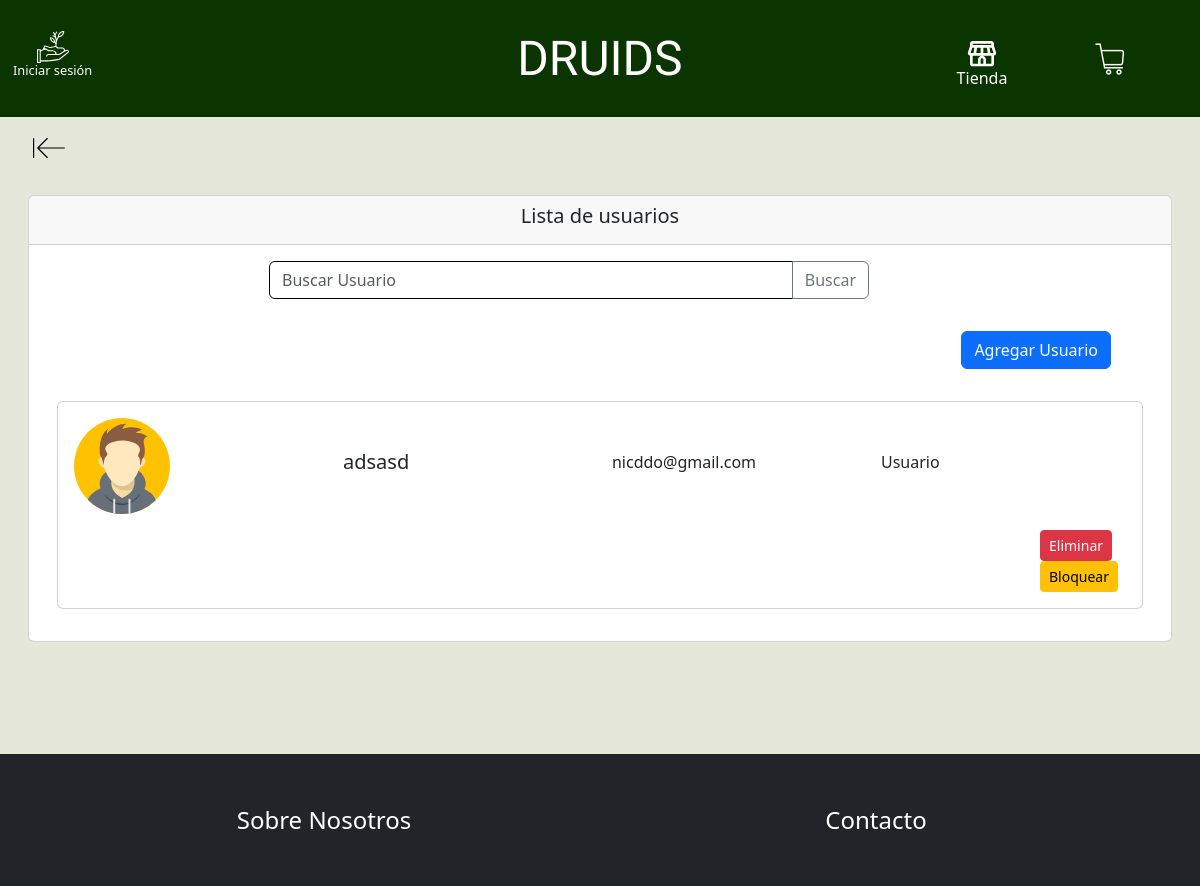
Page /listaUsuarios/ on the earlier database version.
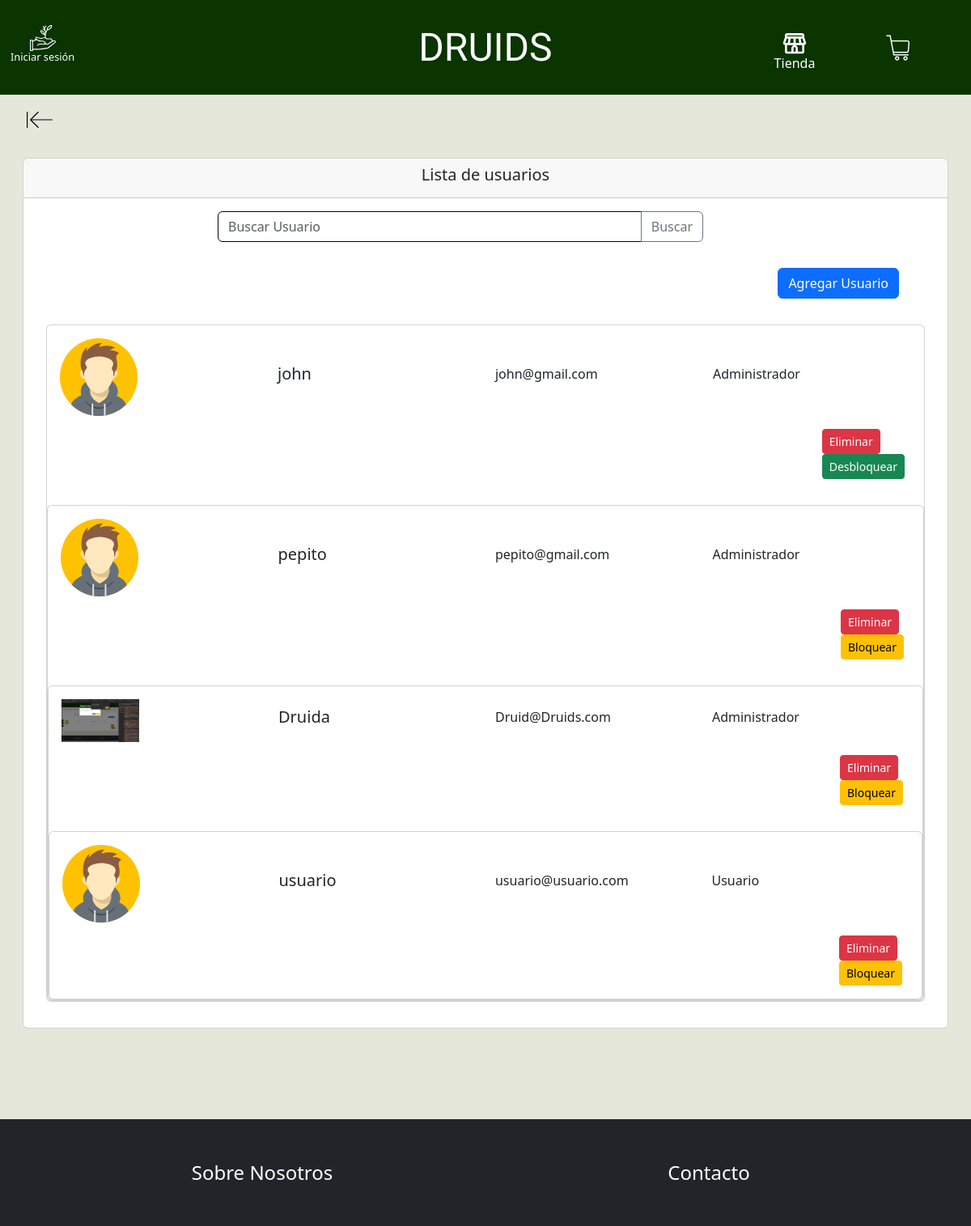
Same page on the later database version.
### Druids/models.py (models this page shows, shortened)
class Usuario(models.Model):
    usuario = models.OneToOneField(User, on_delete=models.CASCADE)
    nombre_usuario = models.CharField(max_length=50, unique=True, verbose_name="Nombre de usuario")
    rut = models.CharField(max_length=10, unique=True, verbose_name="RUT", blank=True, null=True)
    correo = models.EmailField(unique=True, verbose_name="Correo Electrónico")
    foto_perfil = models.ImageField(upload_to='usuarios/', blank=True, null=True, verbose_name="Foto de perfil")
    direccion = models.CharField(max_length=255, blank=True, null=True, verbose_name="Dirección")
    rol = models.CharField(max_length=20, choices=[('Administrador', 'Administrador'), ('Usuario', 'Usuario')], verbose_name="Rol")

### Druids/views.py (the view)
# urls.py: path('listaUsuarios/', listaUsuarios, name='listaUsuarios'),
def listaUsuarios(request):
    if request.method == 'POST':
        form = RegistroAdminForm(request.POST)
        if form.is_valid():
            user = form.save(commit=False)
            rol = form.cleaned_data.get('rol')
            if rol == 'Administrador':
                user.is_superuser = True
                user.is_staff = True
            else:
                user.is_superuser = False
                user.is_staff = False
            user.save()
            print("User saved successfully")
            usuario = Usuario(
                usuario=user,
                nombre_usuario=form.cleaned_data.get('username'),
                correo=form.cleaned_data.get('email'),
                rol=rol
            )
            usuario.save()
            print("Usuario saved successfully")
            return redirect('listaUsuarios')
        else:
            print("Formulario no válido")
            print(form.errors)
    else:
        form = RegistroAdminForm()
    usuarios = Usuario.objects.all()
    data = {
        'usuarios': usuarios,
        'form': form
    }
    return render(request, 'Druids/listaUsuarios.html', data )

### Druids/forms.py
class RegistroAdminForm(UserCreationForm):
    email = forms.EmailField(required=True)
    rol = forms.ChoiceField(label='Rol', choices=[('Administrador', 'Administrador'), ('Usuario', 'Usuario')])
    class Meta:
        model = User
        fields = ['username', 'email', 'password1', 'password2', 'rol']

### Druids/templates/Druids/listaUsuarios.html (shortened to what this page needs)
{% extends 'Druids/base.html' %}
{% load static %}
{% load crispy_forms_tags %}
{% block contenido %}
<link rel="stylesheet" href="{% static 'Druids/css/listaUsuarios.css' %}">
<main>
    <section class="d-flex justify-content-start">
        <div class="container m-2">
            <a href="{% url 'index' %}" class="btn boton-volver"><img
                    src="{% static 'Druids/img/back-svgrepo-com.svg' %}" alt=""></a>
        </div>
    </section>
    <div class="container-fluid Historial">
        <div class="card m-3">
            <div class="card-header d-flex justify-content-center">
                <h5>Lista de usuarios</h5>
            </div>
            <div class="input-group mt-3 buscador">
                <input type="text" class="form-control" placeholder="Buscar Usuario">
                <button class="btn btn-outline-secondary" type="button">Buscar</button>
            </div>
            <div class="contenedor-boton-agregar">
                <button class="btn btn-primary mt-3" id="boton-agregar-usuario" type="button" data-bs-toggle="modal"
                    data-bs-target="#ModalAgregar">Agregar Usuario</button>
            </div>
            <div class="card-body">
                <div class="container-fluid mt-3">
                    <div class="col-12 mb-3">
                        {% for usuario in usuarios %}
                        <div class="card mt-3">
                            <div class="card-body row d-flex align-items-center">
                                {% if usuario.foto_perfil %}
                                <div class="col-md-3 contenedor-imagen">
                                    <img class="imagenPerfil" src="{{ usuario.foto_perfil.url }}"
                                        alt="imagen de perfil">
                                </div>
                                {% else %}
                                <div class="col-md-3 contenedor-imagen">
                                    <img class="imagenPerfil" src="{% static 'Druids/img/avatar.svg' %}"
                                        alt="imagen de perfil">
                                </div>
                                {% endif %}
                                <div class="col-sm-12 col-md-9">
                                    <div class="row contenedor-informacion">
                                        <div class="col-sm-4">
                                            <h5 class="card-title ">{{ usuario.nombre_usuario }}</h5>
                                        </div>
                                        <div class="col-sm-4">
                                            <p class="card-text">{{ usuario.correo }}</p>
                                        </div>
                                        <div class="col-sm-4">
                                            <p class="card-text">{{ usuario.rol }}</p>
                                        </div>
                                    </div>
                                </div>
                                <div class="col-12 mt-3">
                                    <div class="row d-flex justify-content-end botones-usuarios">
                                        <div class="col-sm-auto">
                                            <a href="#" class="btn btn-sm btn-danger me-2"
                                                data-bs-toggle="modal" data-bs-target="#ModalEliminar"
                                                data-id="{{ usuario.id }}"
                                                data-nombre="{{ usuario.nombre_usuario }}">Eliminar</a>
                                            {% if usuario.usuario.is_active %}
                                            <div class="col-sm-auto"> <a href="#" class="btn btn-sm btn-warning me-2"
                                                    data-bs-toggle="modal" data-bs-target="#ModalBloquear" data-id="{{ usuario.id }}" data-nombre="{{ usuario.nombre_usuario }}">Bloquear</a>
                                            </div>
                                            {% else %}
                                            <div class="col-sm-auto"> <a href="#" class="btn btn-sm btn-success me-2"
                                                    data-bs-toggle="modal"
                                                    data-bs-target="#ModalDesbloquear" data-id="{{ usuario.id }}" data-nombre="{{ usuario.nombre_usuario }}">Desbloquear</a>
                                            </div>
                                            {% endif %}
                                        </div>
                                    </div>
                                </div>
                            </div>
                            {% endfor %}
                        </div>
                    </div>
                </div>
            </div>
        </div>
</main>
{% endblock %}

### Druids/templates/Druids/base.html (shortened to what this page needs)
{% load static %}
{% load crispy_forms_tags %}
<!DOCTYPE html>
<html>
<head>
    <link href="https://cdn.jsdelivr.net/npm/bootstrap@5.3.3/dist/css/bootstrap.min.css" rel="stylesheet" />
    <link rel="stylesheet" href="{% static 'Druids/css/navbar.css' %}" />
    <link rel="stylesheet" href="{% static 'Druids/css/sidenav.css' %}" />
    <link rel="stylesheet" href="{% static 'Druids/css/footer.css' %}" />
    <link rel="stylesheet" href="{% static 'Druids/css/base.css' %}" />
</head>
<header>
    <nav class="navbar navbar-expand-sm row">
        <div id="espacio-sesion" class="col-3 d-flex justify-content-start">
            <div id="boton-perfil">
                {% if user.is_authenticated %}
                <div class="dropdown">
                    <button class="btn" type="button" id="perfilDropdown" data-bs-toggle="dropdown" aria-expanded="false">
                        <img class="img-fluid profile" src="{% static 'Druids/img/perfil.png' %}" alt="Perfil" />
                    </button>
                    <ul class="dropdown-menu" aria-labelledby="perfilDropdown">
                        <li><a class="dropdown-item fs-5" href="{% url 'perfil' %}">Perfil</a></li>
                        <li><a class="dropdown-item fs-5" href="{% url 'historialCompra' %}">Historial de compras</a></li>
                        <li><a class="dropdown-item fs-5" href="{% url 'cerrarSesion' %}">Cerrar Sesión</a></li>
                    </ul>
                </div>
                    {% if user.is_superuser %}
                    <div id="mySidenav" class="sidenav">
                        <a class="d-flex justify-content-end " href="{% url 'inventario' %}" id="inventario"><img id="img-inventario"
                                src="{% static 'Druids/img/inventario.svg' %}" alt="inventario">
                            <h2 class="text-sidebar" id="text-inventario">Inventario</h2>
                        </a>
                        <a class="d-flex justify-content-end " href="{% url 'pedidos'  %}" id="pedidos"><img id="img-pedidos"
                                src="{% static 'Druids/img/pedidos.svg' %}" alt="pedidos">
                            <h2 class="text-sidebar" id="text-pedidos">Pedidos</h2>
                        </a>
                        <a class="d-flex justify-content-end " href="{% url 'listaUsuarios' %}" id="usuarios"><img id="img-usuarios"
                                src="{% static 'Druids/img/usuarios.svg' %}" alt="usuarios">
                            <h2 class="text-sidebar" id="text-usuarios">Usuarios</h2>
                        </a>
                    </div>
                    {% endif %}
                {% else %}
                <div>
                    <a id="boton-inicio-sesion" class="btn" href="{% url 'iniciarSesion' %}">
                        <h6 id="text-boton-inicio-sesion"><img id="img-iniciar-sesion" src="{% static 'Druids/img/iniciar-sesion1.svg' %}" alt="Iniciar Sesión"><br />Iniciar sesión</h6>
                    </a>
                </div>
                {% endif %}
            </div>
        </div>
        <div class="col-6 d-flex justify-content-center">
            <a class="navbar-brand" href="{% url 'index' %}">DRUIDS</a>
        </div>
        <div class="col-3 d-flex contenedor-botones">
            <div class="row d-flex container">
                <button class="btn boton-tienda col">
                    <a class="btn" href="{% url 'listadoProductos' 'todos' %}">
                        <img class="img-fluid" src="{% static 'Druids/img/iconoTienda.svg' %}" alt="Tienda">
                        <h1 class="fs-6">Tienda</h1>
                    </a>
                </button>
                <button type="button" class="btn col">
                    <a href="{% url 'carrito' %}">
                        <img class="shopping-cart" src="{% static 'Druids/img/carrito-de-compras.png' %}">
                    </a>
                </button>
            </div>
        </div>
    </nav>
</header>
<body>
    {% block contenido %}
    {% endblock %}
</body>
<div class="separador">
</div>
<footer class="p-5 bg-dark text-white">
    <div class="container">
        <div class="row">
            <div class="col-12 col-md-6">
                <a class="text-white fs-4" style="text-decoration: none !important;" href="{% url 'sobreNosotros' %}">Sobre Nosotros</a>
            </div>
            <div class="col-12 col-md-6">
                <a class="text-white fs-4" style="text-decoration: none !important;" href="{% url 'contacto' %}">Contacto</a>
            </div>
        </div>
    </div>
</footer>
</html>

### Druids/static/Druids/css/navbar.css (style rules this page uses)
.navbar { background-color: #0A3400; }
.navbar-brand { font-family: 'rowdies', cursive; font-size: 3rem; margin: auto; color: #FFFFFF; }
.shopping-cart { width: 2rem; margin: 0 1rem; }
.form-control { border-color: black; }
#text-boton-inicio-sesion { color: white; font-size: 0.8rem; }
#img-iniciar-sesion { width: 2rem; }

### Druids/static/Druids/css/footer.css (style rules this page uses)
footer { background-color:#2b2b2b ; color: white; text-align: center; bottom: 0; width: 100%; }

### Druids/static/Druids/css/base.css (style rules this page uses)
body { background-color: #e5e7da; }
.contenedor-botones button { margin: 0.5rem; }
.boton-tienda { align-self: flex-end; color: #FFFFFF; border: none; border-radius: 5px; width: 0.7rem; height: auto; }
.boton-tienda img { position: relative; top: 0.5rem; width: 2rem; height: auto; }
.boton-tienda .fs-6 { position: relative; top: 0.5rem; color: #FFFFFF; }
.separador { height: 6rem; }

### Druids/static/Druids/css/listaUsuarios.css (style rules this page uses)
.contenedor-boton-agregar { display: flex; justify-content: flex-end; margin-right: 5vw; margin-top: 1rem; }
.boton-volver img { width: 2rem; height: 2rem; }
.imagenPerfil { max-width: 6rem; }
.buscador { margin-left: 20vw; max-width: 50vw; }

Differences in the rows shown:
removed Usuario: nombre_usuario "adsasd", correo "nicddo@gmail.com", rol "Usuario"
added Usuario: nombre_usuario "john", correo "john@gmail.com", rol "Administrador"
added Usuario: nombre_usuario "pepito", correo "pepito@gmail.com", rol "Administrador"
added Usuario: foto_perfil (picture), nombre_usuario "Druida", correo "Druid@Druids.com", rol "Administrador"
added Usuario: nombre_usuario "usuario", correo "usuario@usuario.com", rol "Usuario"
